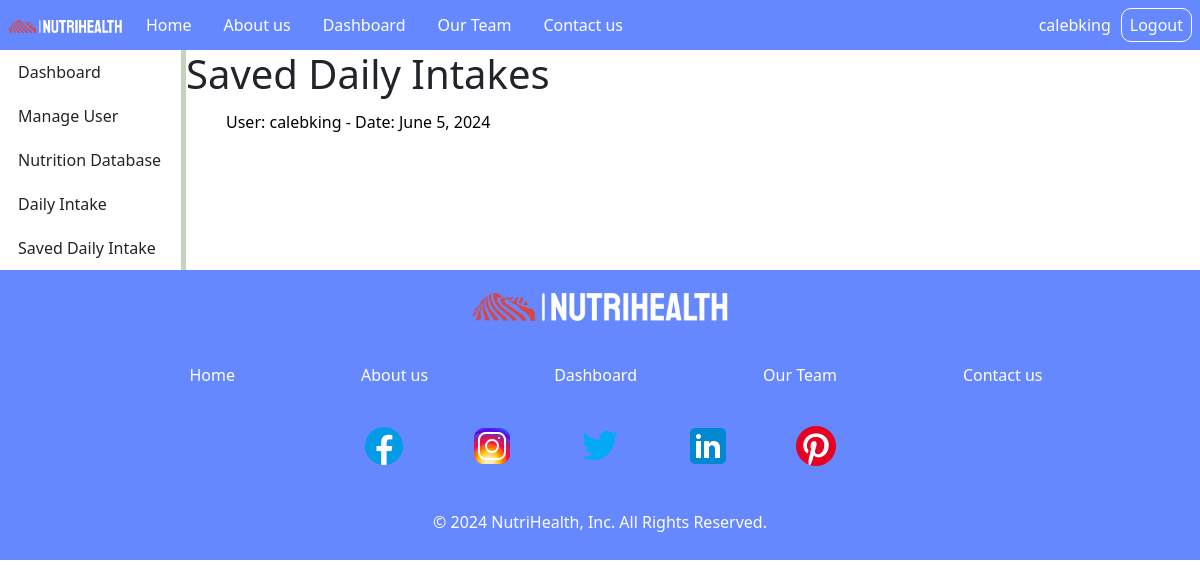
Before: /saved_daily_intake (signed in) with the older database file.
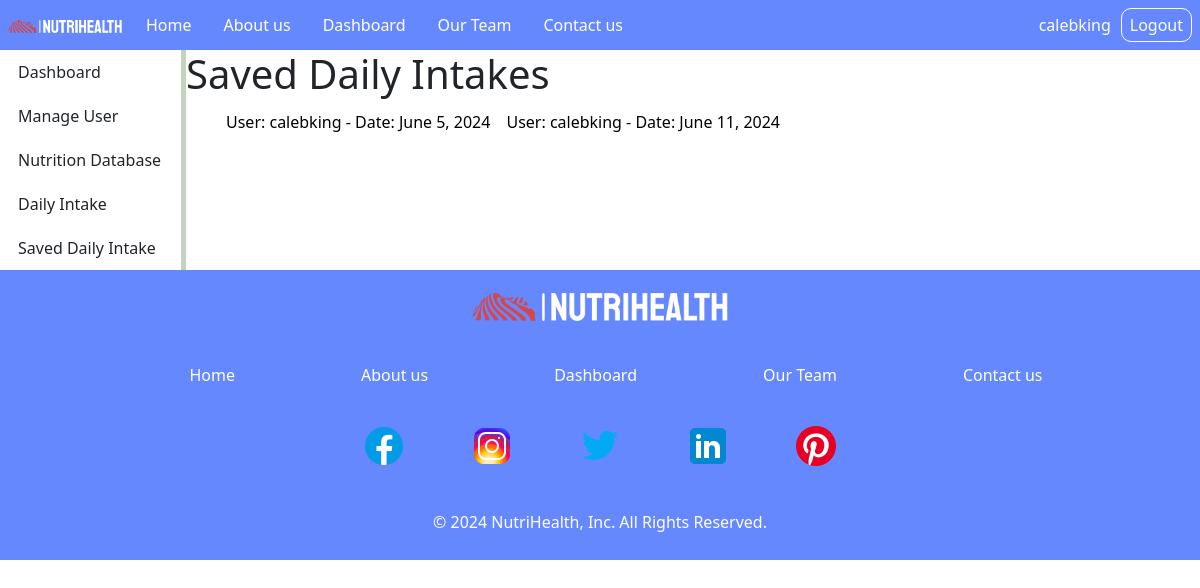
After: the same page with the newer database file.
### NutritionApp/models.py (models this page shows)
class DailyIntake(models.Model):
    user = models.ForeignKey(User, on_delete=models.CASCADE)
    date = models.DateField(auto_now_add=True)

### NutritionApp/views.py (the view)
# urls.py: path('saved_daily_intake', views.saved_daily_intake, name='saved_daily_intake'), # Saved Daily Intake Page
def saved_daily_intake(request):
    user = request.user
    saved_intakes = DailyIntake.objects.filter(user=user)
    context = {
        'saved_intakes': saved_intakes,
    }
    return render(request, 'main/saved_daily_intake.html', context)

### NutritionApp/templates/main/saved_daily_intake.html
{% extends 'main/base.html' %}
{% block content %}
<div class="dasboard-container">
    <div class="side-nav">
        <a class="nav-link side-link" href="{% url 'dashboard' %}">Dashboard</a>
        <a class="nav-link side-link" href="/user-information/{{ user.id }}/">Manage User</a>
        <a class="nav-link side-link" href="{% url 'nutrition_database' %}">Nutrition Database</a>
        <a class="nav-link side-link" href="{% url 'daily_intake' %}">Daily Intake</a>
        <a class="nav-link side-link" href="{% url 'saved_daily_intake' %}">Saved Daily Intake</a>
    </div>
    <div class="dashboard-main-container">
        <h1>Saved Daily Intakes</h1>
        <ul>
            <div class="save-items">
                {% for intake in saved_intakes %}
                <li>
                    <a href="{% url 'daily_intake_with_id' intake.pk %}">User: {{ intake.user }} - Date: {{ intake.date }}</a>
                </li>
                {% endfor %}
            </div>
        </ul>
    </div>
</div>
{% endblock %}

### NutritionApp/templates/main/base.html (shortened to what this page needs)
{% load static %}
<!DOCTYPE html>
<html lang="en">
<head>
    <link rel="stylesheet" , href="{% static 'css/style.css' %}">
    <link rel="stylesheet" , href="{% static 'css/bootstrap.css' %}">
    <link rel="stylesheet" href="https://cdnjs.cloudflare.com/ajax/libs/font-awesome/4.7.0/css/font-awesome.min.css">
    <link rel="stylesheet" href="https://cdnjs.cloudflare.com/ajax/libs/font-awesome/4.7.0/css/font-awesome.min.css">
</head>
<body>
<nav class="header-nav">
    <ul>
        <div class="nav-logo"> <a class="nav-link" href="{% url 'home' %}"><img src="/media/logo/nutrihealth-logo.png" alt="logo"></a> </div>
        <li><a class="nav-link" href="{% url 'home' %}">Home</a></li>
        <li><a class="nav-link" href="{% url 'about' %}">About us</a></li>
        <li>
            {% if user.is_authenticated %}
                <a class="nav-link" href="{% url 'dashboard' %}">Dashboard</a>
            {% else %}
                <a class="nav-link" href="{% url 'login' %}">Dashboard</a>
            {% endif %}
        </li>
        <li><a class="nav-link" href="{% url 'team' %}">Our Team</a></li>
        <li><a class="nav-link" href="/contact-us">Contact us</a></li>
    </ul>
    <div class="registration">
        <ul>
        {% if user.is_authenticated %}
            <li>
                <li class="username-txt">{{user.username}}</li>
                <form action="{% url 'logout' %}" method="post">
                <button class="btn-sign-out" type="submit">Logout</button>
                </form>
            </li>
        {% else%}
            <li><a class="nav-link" href="{% url 'login' %}">Login</a></li>
            <li><a class="nav-link sign-up" href="/register">Sign Up</a></li>
        {% endif %}
        </ul>
    </div>
</nav>
    {% block content %}
    {% endblock %}
<footer>
    <div class="footer-logo-container">
        <a class="nav-link" href="{% url 'home' %}"><img src="/media/logo/nutrihealth-logo.png" alt="logo"></a>
    </div>
    <div class="footer-nav-container">
        <nav class="footer-nav">
            <ul>
                <li><a class="footer-link" href="{% url 'home' %}">Home</a></li>
                <li><a class="footer-link" href="{% url 'about' %}">About us</a></li>
                <li><a class="footer-link" href="{% url 'login' %}">Dashboard</a></li>
                <li><a class="footer-link" href="{% url 'team' %}">Our Team</a></li>
                <li><a class="footer-link" href="/contact-us">Contact us</a></li>
            </ul>
        </nav>
    </div>
    <div class="footer-social-container">
        <div class="social-item">
            <a href="{% url 'home' %}">
                <img src="/media/social/facebook.png" alt="Facebook">
            </a>
        </div>
        <div class="social-item">
            <a href="{% url 'home' %}">
                <img src="/media/social/instagram.png" alt="Instagram">
            </a>
        </div>
        <div class="social-item">
            <a href="{% url 'home' %}">
                <img src="/media/social/twitter.png" alt="Twitter">
            </a>
        </div>
        <div class="social-item">
            <a href="{% url 'home' %}">
                <img src="/media/social/linkedin.png" alt="linkedin">
            </a>
        </div>
        <div class="social-item">
            <a href="{% url 'home' %}">
                <img src="/media/social/pinterest.png" alt="Pinterest">
            </a>
        </div>
    </div>
   <p>© 2024 NutriHealth, Inc. All Rights Reserved.</p>
</footer>
</body>
</html>

### NutritionApp/static/css/style.css (style rules this page uses)
* { margin: 0px; padding: 0px; }
.header-nav ul { list-style-type: none; margin: 0; padding: 0; overflow: hidden; display: flex; align-items: center; }
ul { list-style-type: none; margin: 0; padding: 0; overflow: hidden; }
li { float: left; }
li a { display: block !important; color: white !important; text-align: center !important; padding: 4px 8px !important; text-decoration: none !important; }
.nav-link { margin: 0px 8px; }
.nav-logo { width: 130px; }
.nav-logo img { width: 100%; height: 100%; }
.header-nav { height: 50px; display: flex; align-items: center; background-color: #68f; justify-content: space-between; }
.registration { float: right; display: flex; align-items: center; }
.username-txt { color: #fff; padding-right: 10px; }
.btn-sign-out { color: #fff !important; background: none; border: 1px solid #fff; border-radius: 10px; padding: 4px 8px; margin-right: 8px; }
footer { display: flex !important; flex-direction: column; justify-content: center; align-items: center; background-color: #68f; padding: 10px; color: #fff; }
.footer-logo-container { width: 272px; height: 54px; margin-bottom: 25px; display: flex; align-items: center; justify-content: center; }
.footer-logo-container img { width: 100%; height: 100%; }
.footer-nav-container { margin-bottom: 5px; }
.footer-link { margin: 0px 55px; transition: none; }
.footer-social-container { display: flex; gap: 40px; margin-bottom: 30px; }
.social-item { padding: 10px; }
.dasboard-container { display: grid; grid-template-columns: 0.7fr 5fr; }
.side-nav { border-right: 5px solid #5e8f4f61; }
.side-link { padding: 10px !important; width: 165px; }
.save-items li a { color: #000 !important; }

Changed rows visible on the page:
added DailyIntake: user "calebking", date "June 11, 2024"
